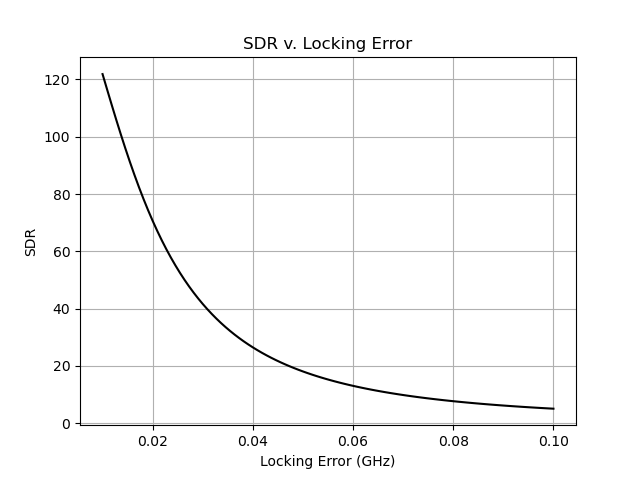

The script that drew this image:
import numpy as np
import matplotlib.pyplot as plt
from fwmi import Copper
from lithosil_q import LITHOSIL_Q


switch_lam = 2
lam = 532e-9 * switch_lam
theta_t = 1.5 * np.pi / 180
gamma_m = 1.40e9 / switch_lam  # molecular signal spectral width
gamma_a = 50e6 / switch_lam  # aerosol signal spectral width
fopd = 0.15 * switch_lam
t_ref = 20
t = 20
p = 1
f = 0.1

h1 = Copper(fopd, theta_t, gamma_m, gamma_a, lam, t, t_ref, p, d_opd_d_t=lam / 5, glass=LITHOSIL_Q)
n_nu = 100
theta_d = 0.002
d_nu = np.linspace(0.01e9, 0.1e9, n_nu)

t_m = np.zeros(n_nu)
t_a = np.zeros(n_nu)
sdr = np.zeros(n_nu)
opd = h1.opd_exact_pure(theta_t, h1.n_glass, h1.d_glass, h1.n_air, h1.d_air)
for i in range(n_nu):
    t_m[i] = h1.overall_transmittance(theta_d, f, h1.gamma_m, h1.fsr(opd), phase_dev=d_nu[i])
    t_a[i] = h1.overall_transmittance(theta_d, f, h1.gamma_a, h1.fsr(opd), phase_dev=d_nu[i])
    sdr[i] = t_m[i] / t_a[i]

fig, ax = plt.subplots()
ax.plot(d_nu / 1e9, sdr, color='black')
ax.grid(True)
ax.set_xlabel(r"Locking Error (GHz)")
ax.set_ylabel(r"SDR")
ax.set_title("SDR v. Locking Error")
plt.show()
